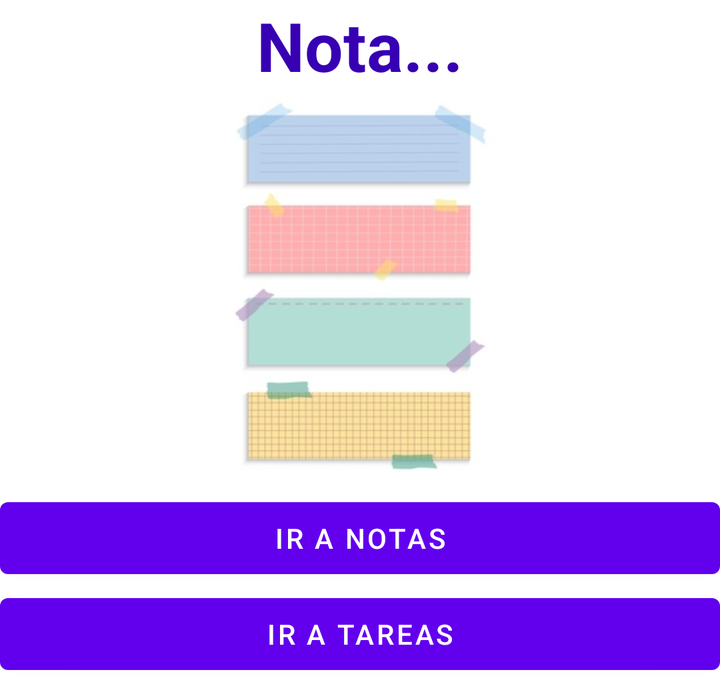
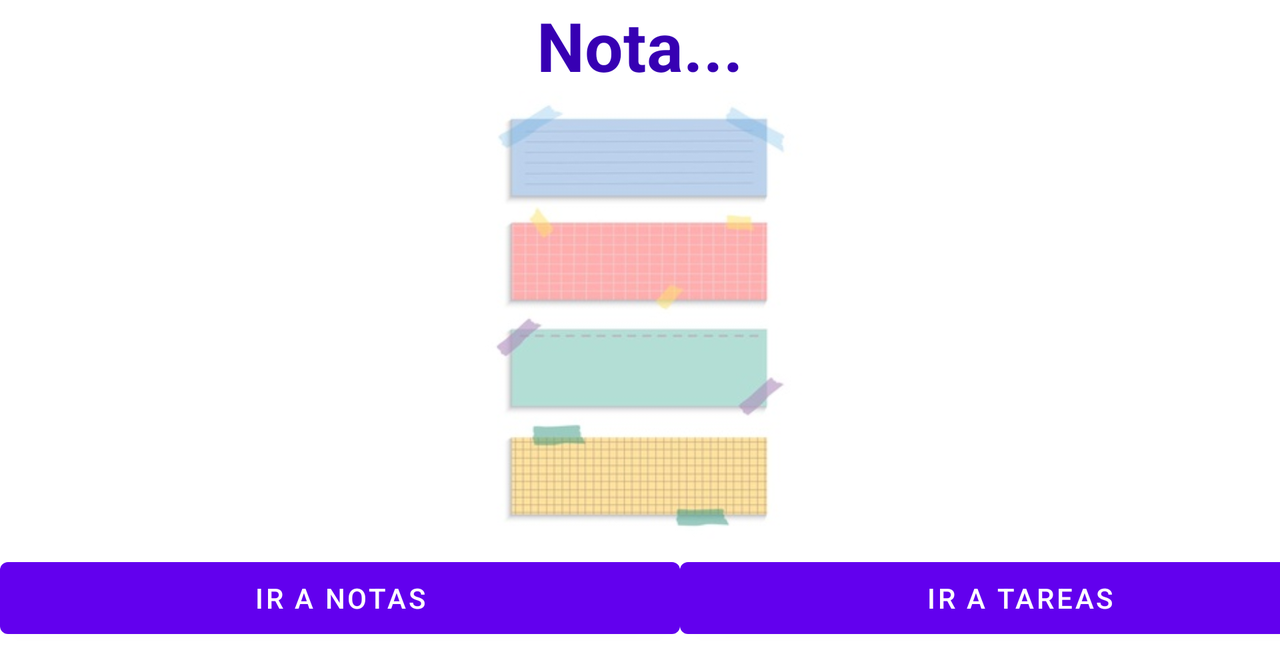

First picture: res/layout/ on a phone held upright. Second picture: the repository's own variant of that layout, on a device whose configuration matches the variant's folder. Source for both follows.
<!-- AndroidManifest.xml: application theme Theme.NotasApp -->
<!-- res/layout/inicio_ventana.xml -->
<?xml version="1.0" encoding="utf-8"?>
<LinearLayout xmlns:android="http://schemas.android.com/apk/res/android"
    xmlns:app="http://schemas.android.com/apk/res-auto"
    xmlns:tools="http://schemas.android.com/tools"
    android:orientation="vertical"
    android:layout_width="match_parent"
    android:layout_height="wrap_content">

    <TextView
        android:layout_width="match_parent"
        android:layout_height="wrap_content"
        android:layout_margin="@dimen/big_padding"
        android:text="@string/hint_nota"
        android:textColor="@color/purple_700"
        android:textSize="34sp"
        android:textAlignment="center"
        android:textStyle="bold"/>


    <ImageView
        android:id="@+id/imageView"
        android:layout_width="match_parent"
        android:layout_height="200dp"
        android:layout_margin="@dimen/big_padding"
        tools:srcCompat="@tools:sample/avatars"
        android:src="@drawable/recordatorio"/>

    <Button
        android:id="@+id/btn_ir_notas"
        android:layout_width="match_parent"
        android:layout_height="wrap_content"
        android:layout_margin="@dimen/big_padding"
        android:text="@string/btn_notas" />

    <Button
        android:id="@+id/btn_ir_tareas"
        android:layout_width="match_parent"
        android:layout_height="wrap_content"
        android:layout_margin="@dimen/big_padding"
        android:text="@string/btn_tareas" />

</LinearLayout>
<!-- resources referenced by this layout -->
<resources>
  <color name="purple_700">#FF3700B3</color>
  <!-- drawable recordatorio: png bitmap (drawable-v24, 16903 bytes) -->
  <string name="btn_notas">Ir a notas</string>
  <string name="btn_tareas">Ir a tareas</string>
  <string name="hint_nota">Nota...</string>
  <style name="Theme.NotasApp" parent="Theme.MaterialComponents.Light.DarkActionBar">
          
          <item name="colorPrimary">@color/purple_500</item>
          <item name="colorPrimaryVariant">@color/purple_700</item>
          <item name="colorOnPrimary">@color/white</item>
          
          <item name="colorSecondary">@color/teal_200</item>
          <item name="colorSecondaryVariant">@color/teal_700</item>
          <item name="colorOnSecondary">@color/black</item>
          
          <item name="android:statusBarColor" tools:targetApi="l">?attr/colorPrimaryVariant</item>
          
      </style>
  <color name="purple_500">#FF6200EE</color>
  <color name="white">#FFFFFFFF</color>
  <color name="teal_200">#FF03DAC5</color>
  <color name="teal_700">#FF018786</color>
  <color name="black">#FF000000</color>
</resources>
<!-- res/layout-w600dp/inicio_ventana.xml (the repository's variant of the layout above) -->
<!-- drawn on the phone turned sideways -->
<?xml version="1.0" encoding="utf-8"?>
<LinearLayout xmlns:android="http://schemas.android.com/apk/res/android"
    xmlns:app="http://schemas.android.com/apk/res-auto"
    xmlns:tools="http://schemas.android.com/tools"
    android:orientation="vertical"
    android:layout_width="match_parent"
    android:layout_height="wrap_content">



            <TextView
                android:layout_width="match_parent"
                android:layout_height="wrap_content"
                android:layout_margin="@dimen/big_padding"
                android:text="@string/hint_nota"
                android:textColor="@color/purple_700"
                android:textSize="34sp"
                android:textAlignment="center"
                android:textStyle="bold"/>

            <ImageView
                android:id="@+id/imageView"
                android:layout_width="match_parent"
                android:layout_height="230dp"
                android:layout_margin="@dimen/big_padding"
                tools:srcCompat="@tools:sample/avatars"
                android:src="@drawable/recordatorio"/>


        <LinearLayout
            android:layout_width="wrap_content"
            android:layout_height="wrap_content"
            android:orientation="horizontal">

            <Button
                android:id="@+id/btn_ir_notas"
                android:layout_width="340dp"
                android:layout_height="wrap_content"
                android:layout_margin="@dimen/small_padding"
                android:text="@string/btn_notas" />

            <Button
                android:id="@+id/btn_ir_tareas"
                android:layout_width="340dp"
                android:layout_height="wrap_content"
                android:layout_margin="@dimen/small_padding"
                android:text="@string/btn_tareas" />


        </LinearLayout>

</LinearLayout>
